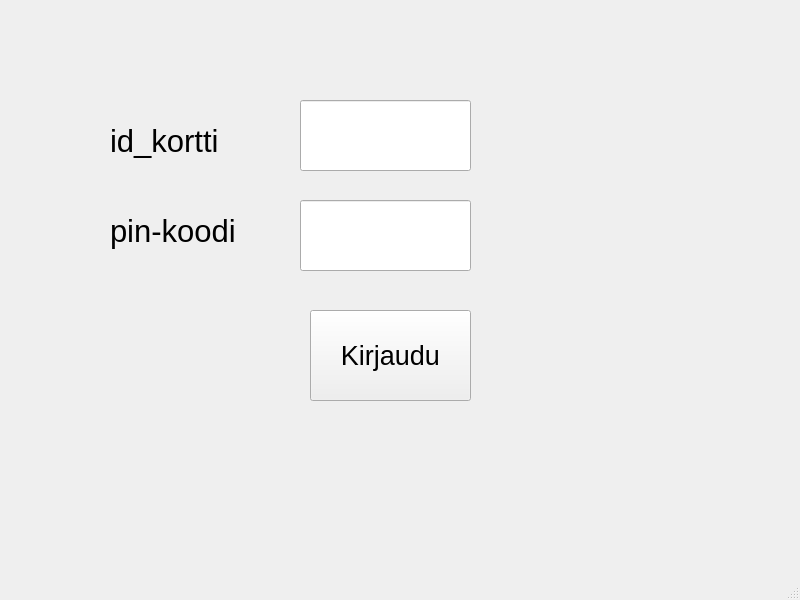
<?xml version="1.0" encoding="UTF-8"?>
<ui version="4.0">
 <class>MainWindow</class>
 <widget class="QMainWindow" name="MainWindow">
  <property name="geometry">
   <rect>
    <x>0</x>
    <y>0</y>
    <width>800</width>
    <height>600</height>
   </rect>
  </property>
  <property name="windowTitle">
   <string>MainWindow</string>
  </property>
  <widget class="QWidget" name="centralwidget">
   <widget class="QLabel" name="label">
    <property name="geometry">
     <rect>
      <x>110</x>
      <y>100</y>
      <width>151</width>
      <height>81</height>
     </rect>
    </property>
    <property name="font">
     <font>
      <pointsize>23</pointsize>
     </font>
    </property>
    <property name="text">
     <string>id_kortti</string>
    </property>
   </widget>
   <widget class="QLabel" name="label_2">
    <property name="geometry">
     <rect>
      <x>110</x>
      <y>200</y>
      <width>151</width>
      <height>61</height>
     </rect>
    </property>
    <property name="font">
     <font>
      <pointsize>23</pointsize>
     </font>
    </property>
    <property name="text">
     <string>pin-koodi</string>
    </property>
   </widget>
   <widget class="QLineEdit" name="lineEditIdKortti">
    <property name="geometry">
     <rect>
      <x>300</x>
      <y>100</y>
      <width>171</width>
      <height>71</height>
     </rect>
    </property>
    <property name="font">
     <font>
      <pointsize>20</pointsize>
     </font>
    </property>
   </widget>
   <widget class="QLineEdit" name="lineEdit_2PinKoodi">
    <property name="geometry">
     <rect>
      <x>300</x>
      <y>200</y>
      <width>171</width>
      <height>71</height>
     </rect>
    </property>
    <property name="font">
     <font>
      <pointsize>20</pointsize>
     </font>
    </property>
   </widget>
   <widget class="QPushButton" name="pushButtonLogin">
    <property name="geometry">
     <rect>
      <x>310</x>
      <y>310</y>
      <width>161</width>
      <height>91</height>
     </rect>
    </property>
    <property name="font">
     <font>
      <pointsize>20</pointsize>
     </font>
    </property>
    <property name="text">
     <string>Kirjaudu</string>
    </property>
   </widget>
   <widget class="QLabel" name="labelInfo">
    <property name="geometry">
     <rect>
      <x>110</x>
      <y>420</y>
      <width>521</width>
      <height>61</height>
     </rect>
    </property>
    <property name="font">
     <font>
      <pointsize>23</pointsize>
     </font>
    </property>
    <property name="text">
     <string/>
    </property>
   </widget>
  </widget>
  <widget class="QMenuBar" name="menubar">
   <property name="geometry">
    <rect>
     <x>0</x>
     <y>0</y>
     <width>800</width>
     <height>21</height>
    </rect>
   </property>
  </widget>
  <widget class="QStatusBar" name="statusbar"/>
 </widget>
 <resources/>
 <connections/>
</ui>
